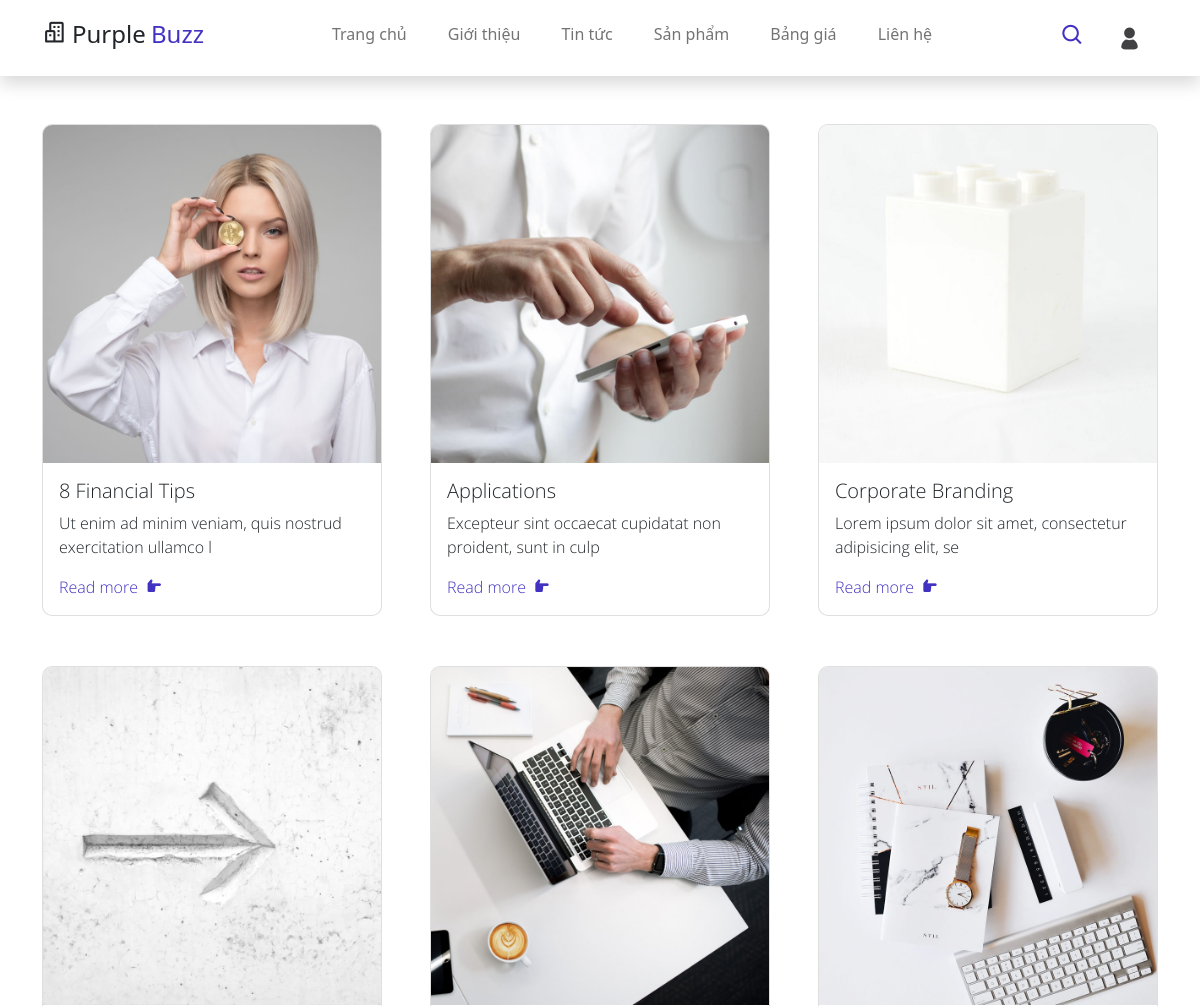
/news.php (signed in, upper part), run on an earlier commit of the app's database.
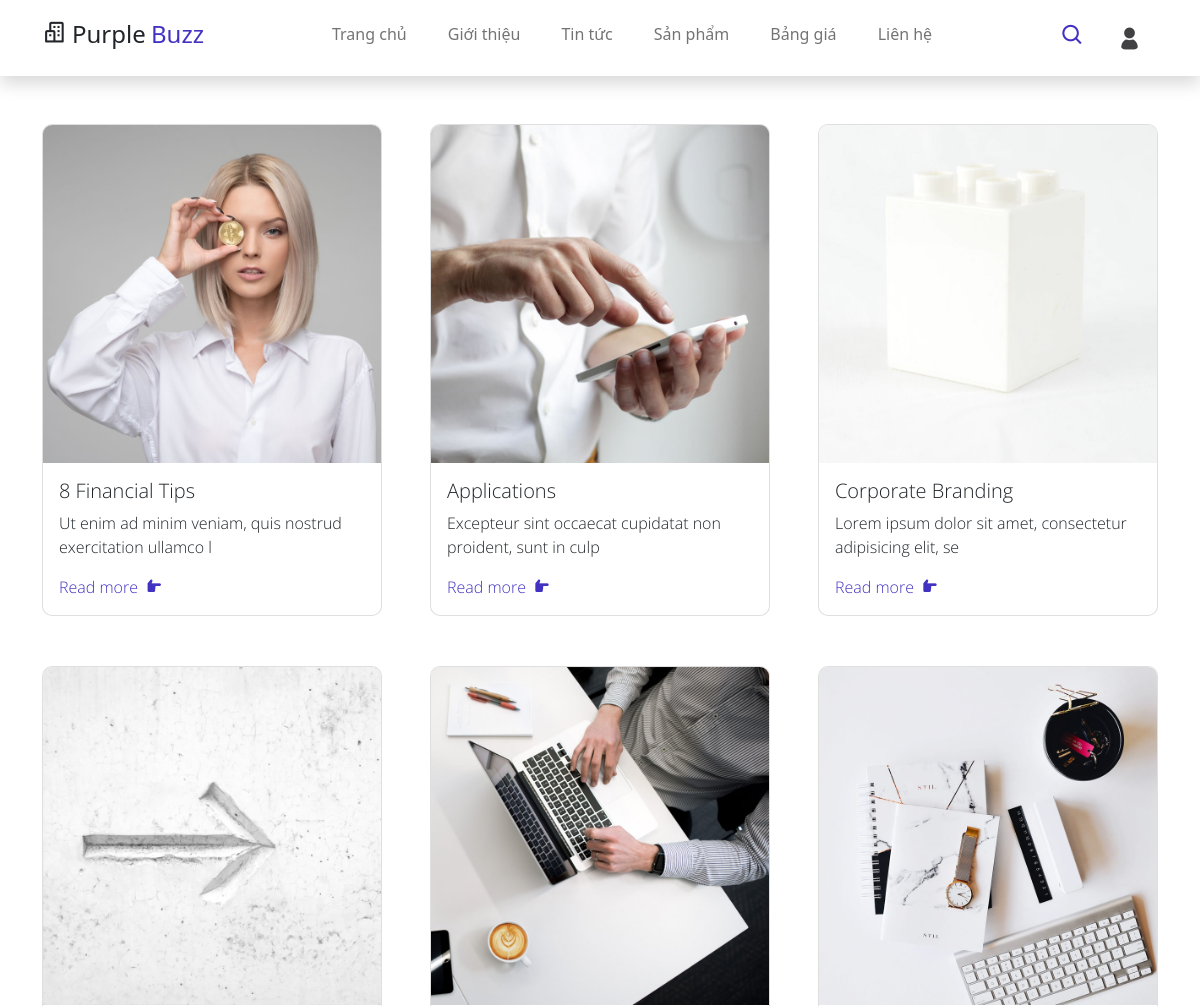
And on a later commit of the database.
### tables this page shows
CREATE TABLE `user` (
  `ID` int(11) NOT NULL,
  `username` varchar(50) NOT NULL,
  `password` varchar(50) NOT NULL,
  `ho_ten` varchar(50) NOT NULL,
  `email` varchar(50) NOT NULL,
  `anh` varchar(100) DEFAULT NULL,
  `lien_he` varchar(500) NOT NULL,
  `quyen` int(11) NOT NULL
);

### news.php (the view, shortened to what the changed rows need)
<!DOCTYPE html>
<html lang="en">
<head>
    <link href="assets/css/bootstrap.min.css" rel="stylesheet">
    <link href="assets/css/boxicon.min.css" rel="stylesheet">
    <link rel="stylesheet" href="assets/css/templatemo.css">
    <link rel="stylesheet" href="assets/css/custom.css">
</head>
<body>
    <?php
        include("./header.php");
    ?>
    <?php
        include("./footer.php");
    ?>
</body>
</html>

### header.php (shortened to what the changed rows need)
<!DOCTYPE html>
<html lang="en">
<head>
    <link href="assets/css/bootstrap.min.css" rel="stylesheet">
    <link href="assets/css/boxicon.min.css" rel="stylesheet">
    <link rel="stylesheet" href="assets/css/templatemo.css">
    <link rel="stylesheet" href="assets/css/custom.css">
</head>
<body>
    <nav id="main_nav" class="navbar navbar-expand-lg navbar-light bg-white shadow">
        <div class="container d-flex justify-content-between align-items-center">
            <div class="align-self-center collapse navbar-collapse flex-fill  d-lg-flex justify-content-lg-between" id="navbar-toggler-success">
                <div class="navbar align-self-center d-flex">
                    <?php
                        if (isset($_SESSION['user'])) {
                            $mysqli = new mysqli("localhost","root","","seo-website");
                            $username = $_SESSION['user'];
                            $result = $mysqli->query("SELECT * FROM user WHERE username='$username'");
                            $row = $result->fetch_assoc();
                            if ($row['anh']!==NULL) {
                                echo "<a class='nav-link' href='./info/'><img class='recent-work-img card-img' src='./assets/img/user/".$row['anh']."' alt='Card image' style='width: 25px; height:25px; object-fit: cover; object-position: 50% 50%; border-radius: 50%;'></a>";
                            }
                            else {
                                echo "<a class='nav-link' href='./info'><img class='recent-work-img card-img' src='./assets/img/user/admin.jpg' alt='Card image' style='width: 25px; height:25px; object-fit: cover; object-position: 50% 50%; border-radius: 50%;'></a>";
                            }
                        }
                        else {
                            echo "<a class='nav-link' href='./signin/'>Đăng nhập</a>";
                        }
                    ?>
                </div>
            </div>
        </div>
    </nav>
</body>
</html>

What changed in the data, as far as the page shows it:
now on this page (row edited): user: anh (picture)
changed user: anh empty → "admin.jpg" (drawn)
